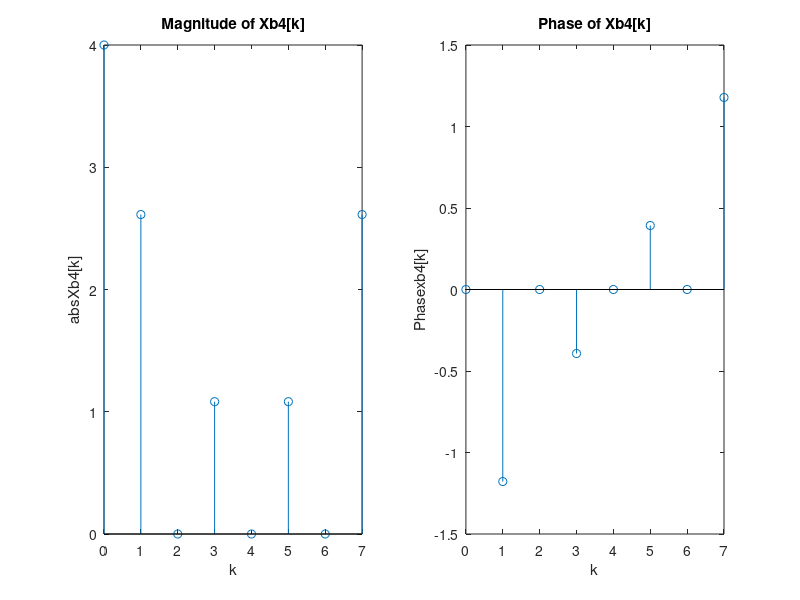

Write the MATLAB code that produced this figure.
nn = 0 : (8-1) ;
%xx= exp(1i*nn/3) ;
xx= [1 1 1 1 0 0 0 0];
XX =fft(xx) ;
kk = nn ;
M_X=abs(XX);
Ph_X=angle(XX);


subplot ( 121 )
stem(kk , M_X)
title( ' Magnitude of Xb4[k] ' ) , xlabel( 'k' ), ylabel('abs{Xb4[k]}')

subplot ( 122 )
stem(kk , Ph_X)
title( ' Phase of Xb4[k] ' ) , xlabel( 'k' ), ylabel('Phase{xb4[k]}')